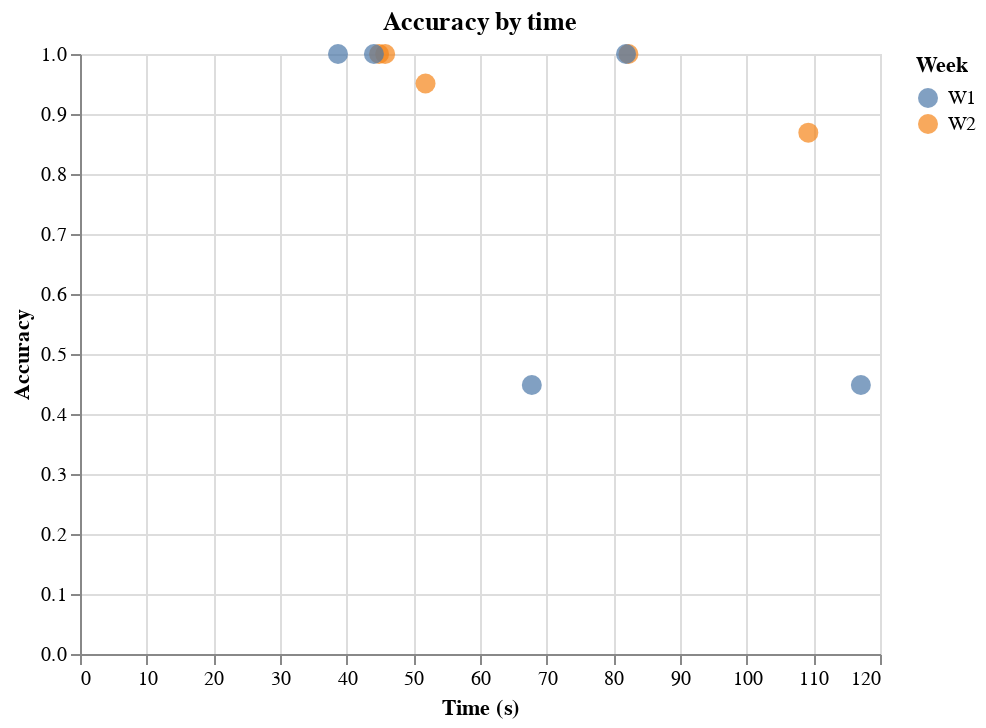

The notebook cell this image was saved under:
### Code cell
chart = alt.Chart(t1_df).mark_circle(size=100).encode(
    y=alt.Y("accuracy:Q", title="Accuracy"),
    x=alt.X("time_s:Q", title="Time (s)"),
    color=alt.Color("week:N", title="Week")
).properties(title="Accuracy by time")
chart.save(join("plots", "accuracy_by_time.html"))
chart

### Figure 1 — Vega-Lite specification as saved in the notebook (floating-point values rounded to 4 significant figures)
{"config": {"view": {"continuousWidth": 400, "continuousHeight": 300}}, "data": {"name": "data-5b813404328e9bdbae9e882d47208a6b"}, "mark": {"type": "circle", "size": 100}, "encoding": {"color": {"type": "nominal", "field": "week", "title": "Week"}, "x": {"type": "quantitative", "field": "time_s", "title": "Time (s)"}, "y": {"type": "quantitative", "field": "accuracy", "title": "Accuracy"}}, "title": "Accuracy by time", "$schema": "https://vega.github.io/schema/vega-lite/v4.8.1.json", "datasets": {"data-5b813404328e9bdbae9e882d47208a6b": [{"user": "P1", "app": "when2meet", "task": "T1", "week": "W2", "time": 44858, "timeUnit": "ms", "timeString": "44 seconds", "accuracy": 1.0, "num_selections": 61.0, "time_s": 44.86}, {"user": "P1", "app": "doodle", "task": "T1", "week": "W1", "time": 38701, "timeUnit": "ms", "timeString": "38 seconds", "accuracy": 1.0, "num_selections": 5.0, "time_s": 38.7}, {"user": "P2", "app": "when2meet", "task": "T1", "week": "W1", "time": 117129, "timeUnit": "ms", "timeString": "117 seconds", "accuracy": 0.4483, "num_selections": 26.0, "time_s": 117.1}, {"user": "P2", "app": "doodle", "task": "T1", "week": "W2", "time": 82263, "timeUnit": "ms", "timeString": "82 seconds", "accuracy": 1.0, "num_selections": 3.0, "time_s": 82.26}, {"user": "P3", "app": "when2meet", "task": "T1", "week": "W2", "time": 51828, "timeUnit": "ms", "timeString": "51 seconds", "accuracy": 0.9508, "num_selections": 58.0, "time_s": 51.83}, {"user": "P3", "app": "doodle", "task": "T1", "week": "W1", "time": 81903, "timeUnit": "ms", "timeString": "81 seconds", "accuracy": 1.0, "num_selections": 5.0, "time_s": 81.9}, {"user": "P4", "app": "when2meet", "task": "T1", "week": "W1", "time": 67774, "timeUnit": "ms", "timeString": "67 seconds", "accuracy": 0.4483, "num_selections": 26.0, "time_s": 67.77}, {"user": "P4", "app": "doodle", "task": "T1", "week": "W2", "time": 45774, "timeUnit": "ms", "timeString": "45 seconds", "accuracy": 1.0, "num_selections": 3.0, "time_s": 45.77}, {"user": "P5", "app": "when2meet", "task": "T1", "week": "W2", "time": 109249, "timeUnit": "ms", "timeString": "109 seconds", "accuracy": 0.8689, "num_selections": 59.0, "time_s": 109.2}, {"user": "P5", "app": "doodle", "task": "T1", "week": "W1", "time": 44088, "timeUnit": "ms", "timeString": "44 seconds", "accuracy": 1.0, "num_selections": 5.0, "time_s": 44.09}]}}
